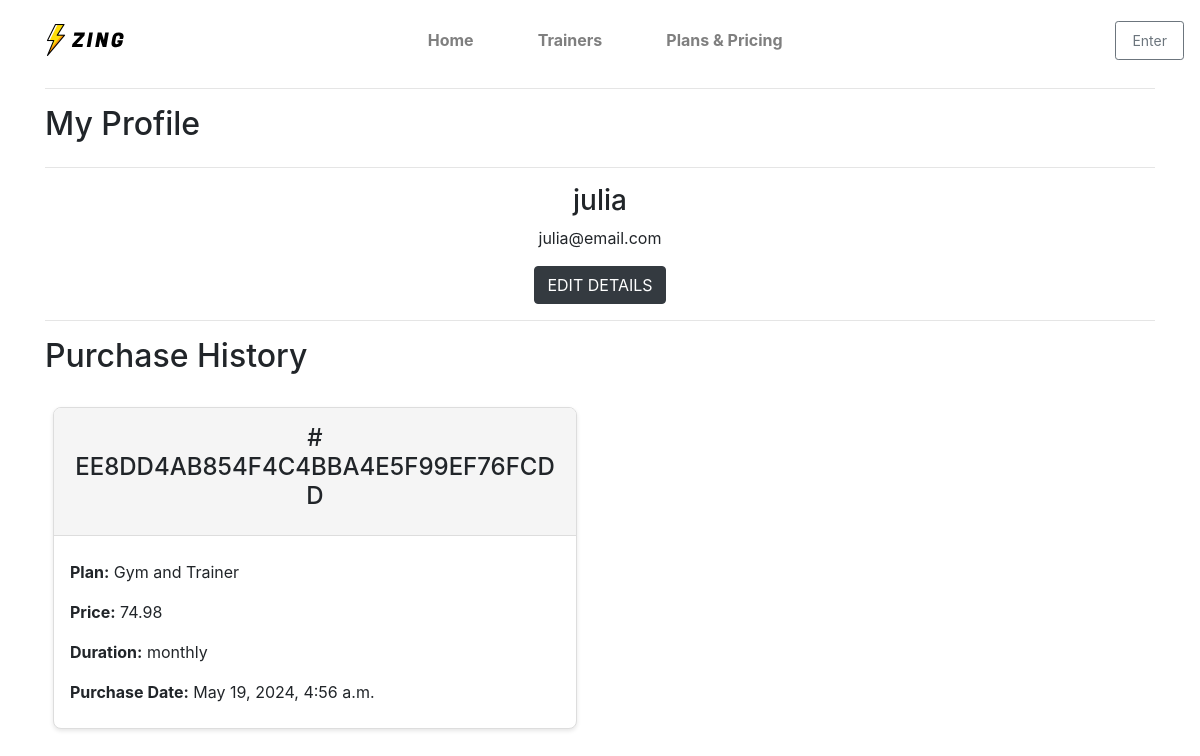
The page /profile/ (signed in) on the database as committed earlier.
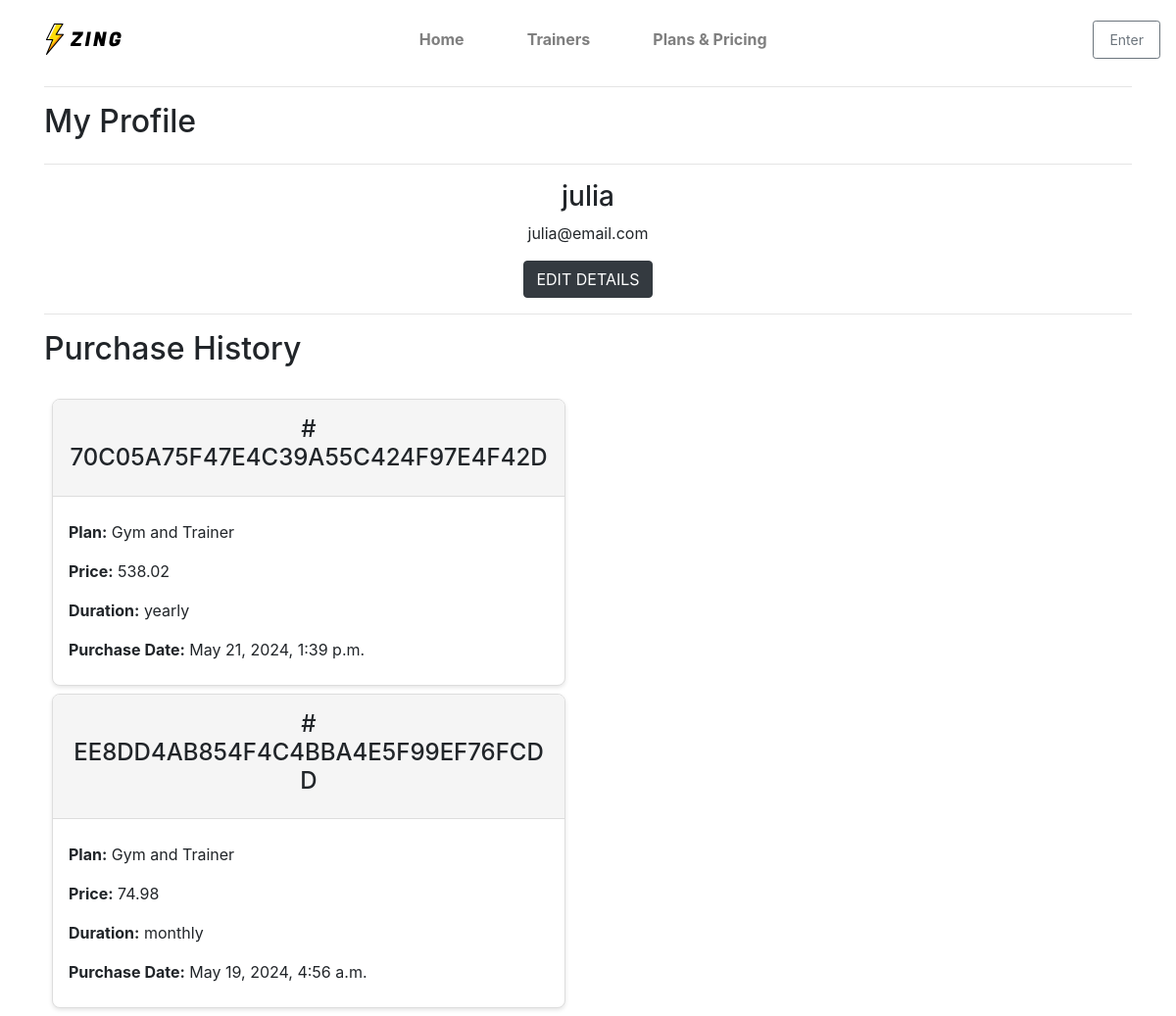
The same page on the database as committed later.
### checkout/models.py (models this page shows, shortened)
class Payment(models.Model):
    user = models.ForeignKey(User, on_delete=models.CASCADE)
    plan_name = models.CharField(max_length=100)
    plan_price = models.DecimalField(max_digits=6, decimal_places=2)
    plan_duration = models.CharField(max_length=20)
    payment_date = models.DateTimeField(default=timezone.now)
    payment_reference = models.CharField(max_length=32, null=False, editable=False)
    email = models.EmailField(null=True, blank=True)
    country = CountryField(blank_label='Country', null=False, blank=False)
    postcode = models.CharField(max_length=20, null=True, blank=True)
    town_or_city = models.CharField(max_length=40, null=False, blank=False)
    street_address1 = models.CharField(max_length=80, null=False, blank=False)
    street_address2 = models.CharField(max_length=80, null=True, blank=True)
    county = models.CharField(max_length=80, null=True, blank=True)

### profiles/views.py (the view)
# urls.py: path('profile/', include('profiles.urls')),
@login_required
def profile(request):
    profile, created = UserProfile.objects.get_or_create(user=request.user)
    if request.method == 'POST':
        form = UserProfileForm(request.POST, instance=profile)
        if form.is_valid():
            form.save()
            messages.success(request, 'Profile updated successfully')
            return redirect('profile')
        else:
            messages.error(request, 'Update failed. Please ensure the form is valid.')
    else:
        form = UserProfileForm(instance=profile, initial={'username': request.user.username})
    payments = Payment.objects.filter(user=request.user).order_by('-payment_date')
    template = 'profile/profile.html'
    context = {
        'form': form,
        'payments': payments,
    }
    return render(request, template, context)

### profiles/templates/profile/profile.html (shortened to what this page needs)
{% extends "base.html" %}
{% load static %}
{% block extra_css %}
    <link rel="stylesheet" href="{% static 'profile/css/profile.css' %}">
{% endblock %}
{% block content %}
    <div class="container">
        <div class="row">
            <div class="col">
                <hr>
                <h2 class="logo-font mb-4">My Profile</h2>
                <hr>
            </div>
        </div>
        <div class="row">
          <div class="col-12 text-center">
            <h3 >{{ user.username }}</h3>
            <p>{{ user.email }}</p>
            <button id="edit-details-btn" class="btn btn-dark text-uppercase float-center">Edit Details</button>
          </div>
        </div>
        <hr>
        <h2>Purchase History</h2>
        <div class="row">
            <div class="col-6 col-lg-6 mt-3">
                {% for payment in payments %}
                <div class="card">
                    <div class="card-header">
                        <h3># {{ payment.payment_reference }}</h3>
                    </div>
                    <div class="card-body">
                        <p><strong>Plan:</strong> {{ payment.plan_name }}</p>
                        <p><strong>Price:</strong> {{ payment.plan_price }}</p>
                        <p><strong>Duration:</strong> {{ payment.plan_duration }}</p>
                        <p><strong>Purchase Date:</strong> {{ payment.payment_date }}</p>
                    </div>
                </div>
                {% empty %}
                <div class="card">
                    <div class="card-body">
                        <p>No payment history found.</p>
                    </div>
                </div>
                {% endfor %}
            </div>
        </div>
    </div>
{% endblock %}

Rows that differ between the two databases and show on the page:
added Payment: payment_reference "70C05A75F47E4C39A55C424F97E4F42D", plan_name "Gym and Trainer", plan_price "538.02", plan_duration "yearly", payment_date "May 21, 2024, 1:39 p.m."
